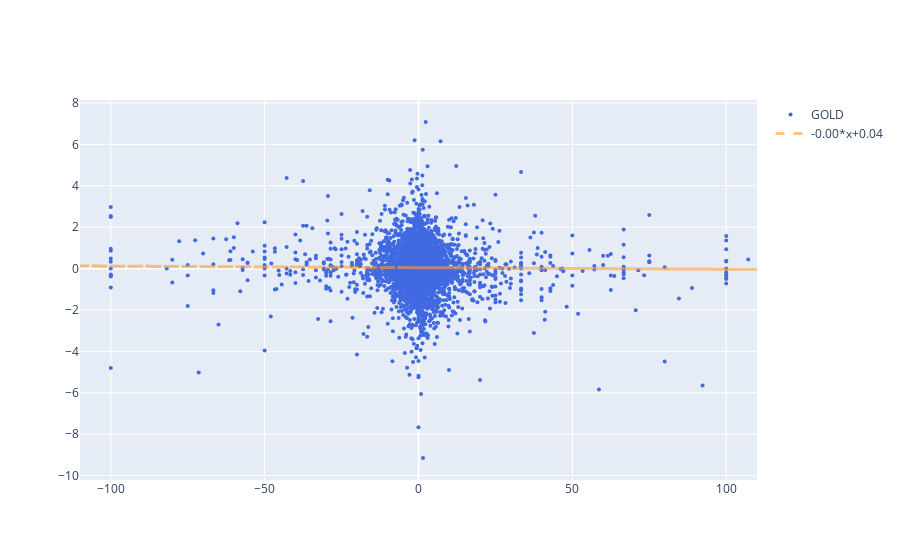

The notebook cell this image was saved under:
### Code cell
import plotly.graph_objs as go    
layout = go.Layout(
        xaxis=dict(
            range=[-110, 110]
        ),
        yaxis=dict(
#             range=[-5, 5]
        )
    )

returns_100 = returns * 100

returns_100.iplot(kind='scatter',x='DFII10',y='GOLD',mode='markers', dimensions=pa.dimensions,
                color='royalblue', bestfit=True, size=4,
                yTitle='Gold', xTitle='TIPS', layout=layout)

### Figure 1 — Plotly figure (JSON) as saved in the notebook; plotly's stock layout.template omitted (floating-point values rounded to 4 significant figures; data arrays with more than 128 entries replaced by an {"elided": "..."} marker saying what was removed)
{"data": [{"line": {"color": "rgba(65, 105, 225, 1.0)", "dash": "solid", "shape": "linear", "width": 1.3}, "marker": {"size": 4, "symbol": "circle"}, "mode": "markers", "name": "GOLD", "text": "", "type": "scatter", "x": {"elided": "4605 float values"}, "y": {"elided": "4605 float values"}}, {"line": {"color": "rgba(255, 153, 51, 0.6)", "dash": "dash", "shape": "linear", "width": 3}, "mode": "lines", "name": "-0.00*x+0.04", "type": "scatter", "x": {"elided": "4605 float values"}, "y": {"elided": "4605 float values"}}], "layout": {"autosize": true, "xaxis": {"range": [-110, 110], "type": "linear"}, "yaxis": {"autorange": true, "range": [-10.28, 8.211], "type": "linear"}}}
